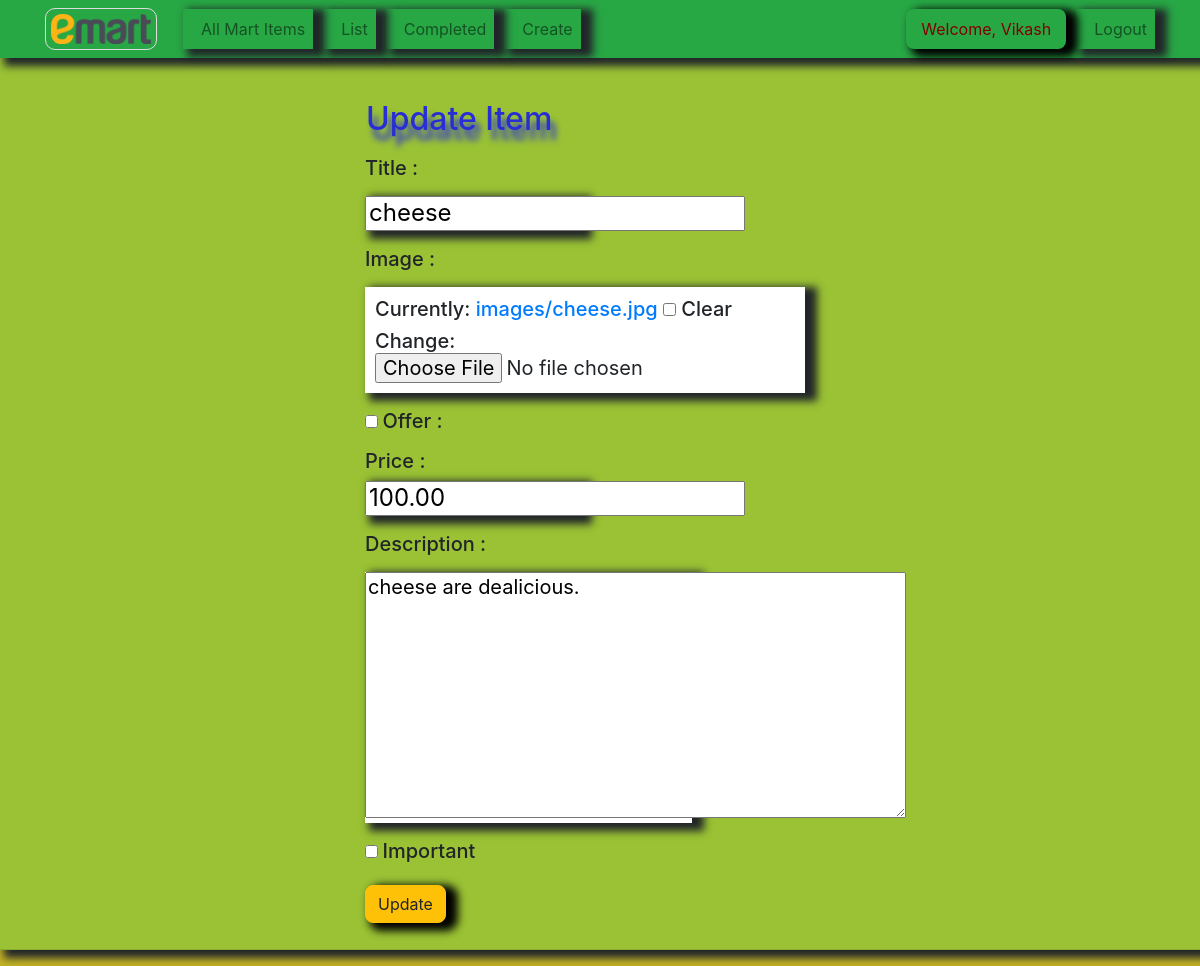
/update/43 (signed in), run on the app's committed database.
### ShipMart/models.py (models this page shows, shortened)
class Mart(models.Model):
    title=models.CharField(max_length=100)
    price=models.DecimalField(max_digits=10,decimal_places=2)
    desc=models.TextField(blank=True)
    image=models.ImageField(upload_to='images/',blank=True,null=True)
    offer=models.BooleanField(default=False,blank=True)
    created = models.DateTimeField(auto_now_add=True)
    important = models.BooleanField(default=False)
    datecompleted = models.DateTimeField(null=True, blank=True)
    user=models.ForeignKey(User,on_delete=models.CASCADE,default=True)

### ShipMart/views.py (the view)
# urls.py: path('update/<pk>',views.MartUpdate,name='update'),
def MartUpdate(request,pk):
    user = request.user
    if user.is_authenticated:
        mart = get_object_or_404(Mart, pk=pk,user=request.user)
        form=MartForm(request.POST or None, request.FILES or None,instance=mart)
        if request.method=="POST":
            if form.is_valid():
                form.save()
                messages.info(request, "List 1 item  Updated !")
                return redirect('list')
        else:
            return render(request,'ShipMart/update.html',{'form':form})
    else:
        messages.error(request,'''Anonymouse User don't have access to this page.<br><b>"Please Sign up and Login first"</b>''')
        return render(request, 'ShipMart/update.html')

### ShipMart/Forms.py
class MartForm(forms.ModelForm):
    class Meta:
        model=Mart
        fields = ['title','price','image','offer','desc','important','datecompleted']

### ShipMart/templates/ShipMart/update.html (shortened to what this page needs)
<!DOCTYPE html>
<html lang="en">
{% extends 'MartApp/base.html' %}
{% block content %}
<div style="background-color:#9ac234">
<br>
    <div class="row justify-content-center mt-5" style="padding-left:15px;padding-right:15px;">
        <div class="col-md-5">
            {% if user.is_authenticated %}
            <div class="row justify-content-center mt-" style="padding-left:1px;padding-right:15px;">
                <div class="col-md-12 second" style="color:#282ed4;margin-bottom:10px;margin-top:-30px">
                    <h2>Update  Item </h2>
                </div>
            </div>
            <form method="post" enctype="multipart/form-data">
                <div class="form-group">
                    <label for="title"><h5>Title :</h5></label><br>
                    <h4 class="shadow" style="margin-right:255px;">{{form.title}}</h4>
                </div>
                <div class="form-group">
                    <label for="image"><h5>Image :</h5></label><br>
                    <h5 class="shadow" style="padding-left:10px;padding-top:10px;padding-bottom:10px;background-color:white;margin-right:30px">
                        {{form.image}}</h5>
                </div>
                <div class="form-group">
                    {{form.offer}}
                    <label for="offer"><h5>Offer :</h5></label>
                </div>
                <div class="form-group" style="margin-top:-40px">
                    <label for="price"></label><h5>Price :</h5></label>
                    <h4 class="shadow" style="margin-right:255px">{{form.price}}</h4>
                </div>
                <div class="form-group">
                    <label for="desc"><h5>Description :</h5></label><br>
                    <h5 class="shadow" style="margin-right:143px;background-color:white;">{{form.desc}}</h5>
                </div>
                <div class="form-group">
                    {{form.important}}
                    <label for="important"><h5>Important </h5></label>
                </div>
                <button style="margin-bottom:10px;margin-top:-10px;" type="submit" class="btn btn-warning ig">Update</button>
            </form>
            {% endif %}
        </div>
    </div>
<hr>
</div>
{% endblock %}

### MartApp/templates/MartApp/base.html (shortened to what this page needs)
<!DOCTYPE html>
{% load static %}
<html lang="en">
<head>
    <link rel="stylesheet" href="https://maxcdn.bootstrapcdn.com/bootstrap/4.0.0/css/bootstrap.min.css">
    <link rel="stylesheet" type="text/css" href="{% static 'ShipMart/css/Style.css' %}">
</head>
<body style="background-color:#c2b225" class="shadow">
    <nav class="navbar navbar-expand-md navbar-light bg-success shadow">
        <div class="container">
        {% if user.is_authenticated %}
            <a class="navbar-brand img" href="{% url 'index' %}">
                <img src="{% static 'ShipMart/emart.svg.png' %}" width="100" height="30" class="d-inline-block align-top">
            </a>
        {% else %}
            <a class="navbar-brand img" href="{% url 'item' %}">
                <img src="{% static 'ShipMart/emart.svg.png' %}" width="100" height="30" class="d-inline-block align-top">
            </a>
        {% endif %}
            <div class="navbar-collapse collapse " id="navbarNav">
            {% if user.is_authenticated %}
                <ul class="navbar-nav mr-auto">
                    <li
                    {% if '/' == request.path %}
                    class="nav-item shadow list"  style="margin-left:10px;padding-left:10px"
                    {% else %}
                    class="nav-item shadow cold"  style="margin-left:10px;padding-left:10px"
                    {% endif %}
                    >
                    <a class="nav-link " href="{% url 'item' %}">All Mart Items</a>
                    </li>
                    <li
                    {% if 'list' in request.path %}
                    class="nav-item shadow list"  style="margin-left:10px;padding-left:10px"
                    {% else %}
                    class="nav-item shadow cold"  style="margin-left:10px;padding-left:10px"
                    {% endif %}
                    >
                    <a class="nav-link " href="{% url 'list' %}">List</a>
                    </li>
                    <li
                    {% if 'complete'  in request.path %}
                    class="nav-item shadow list"  style="margin-left:10px;padding-left:10px"
                    {% else %}
                    class="nav-item shadow cold"  style="margin-left:10px;padding-left:10px"
                    {% endif %}
                    >
                    <a class="nav-link " href="{% url 'complete' %}">Completed</a>
                    </li>
                    <li
                    {% if 'create' in  request.path %}
                    class="nav-item shadow list"  style="margin-left:10px;padding-left:10px"
                    {% else %}
                    class="nav-item shadow cold"  style="margin-left:10px;padding-left:10px"
                    {% endif %}
                    >
                    <a class="nav-link " href="{% url 'create' %}">Create</a>
                    </li>
                </ul>
            {% endif %}
                <ul class="navbar-nav ml-auto">
                 {% if user.is_authenticated %}
                    <li class="shadow ig" style="padding:8px 15px 8px 15px;color:maroon;margin-left:10px;"
                    >Welcome, {{user.first_name|capfirst}}
                    </li>
                    <li
                     {% if 'index' in  request.path %}
                    class="nav-item shadow"  style="margin-left:10px;padding-left:10px;background-color:#c2b225;"
                    {% else %}
                    class="nav-item shadow cold"  style="margin-left:10px;padding-left:10px"
                    {% endif %}
                    >
                    <a href="{% url 'logout' %}" class="nav-link">Logout</a>
                    </li>
                 {% endif %}
                </ul>
            </div>
        </div>
    </nav>
{% block content %}
{% endblock %}
</body>
</html>

### ShipMart/static/ShipMart/css/Style.css (style rules this page uses)
.second { color:#757d0b; text-shadow:5px 10px 6px; }
.shadow { box-shadow:8px 4px 8px 4px; }
.ig { border-radius:8px; box-shadow:8px 4px 8px 4px black }
.img { border: 1px solid #ddd; border-radius: 10px; padding: 5px; }

### data on the page
Mart: title "cheese", price "100.00", desc "cheese are dealicious."

### other printed values
{{ user.first_name|capfirst }} "Vikash"
